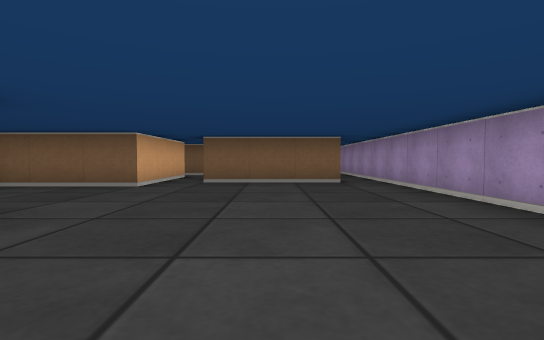
view 1 (above)

20 first-person views from a walk through a cub3D ray-caster map. The camera is about half as high as the walls, tilts 2° down and sees 85° across. The floor is counted in squares. Each view is taken from the middle of a square. On the plan, view 1 faces up. The plan holds only what a view shows up to about 9 squares ahead; the rest is blank. The place goes on beyond the plan.

view 2
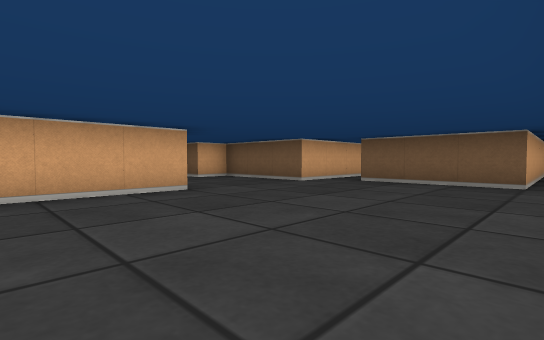

view 3
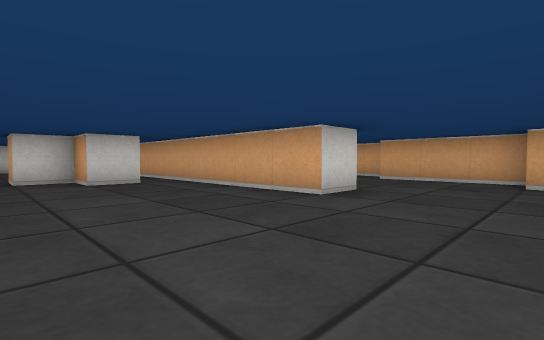

view 4
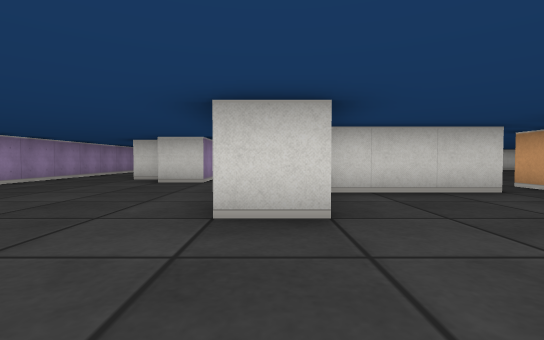

view 5
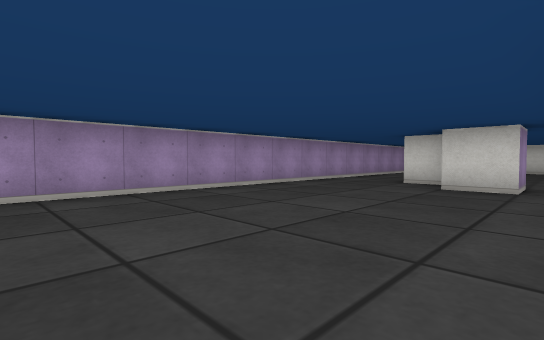

view 6
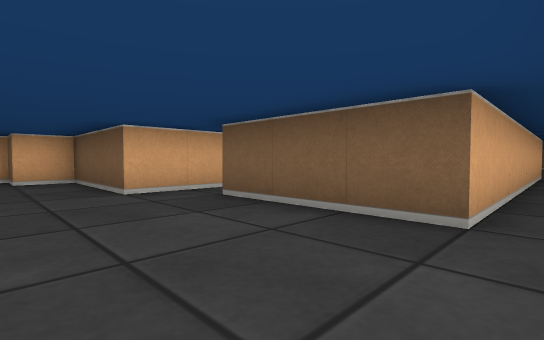

view 7
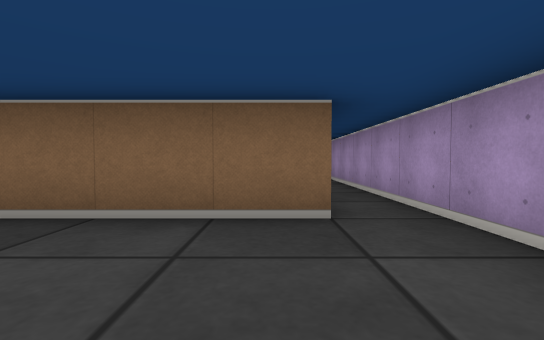

view 8
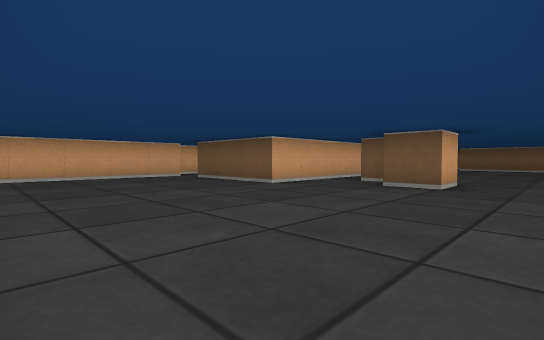

view 9
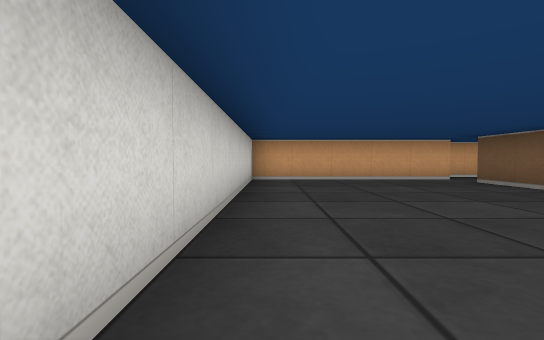

view 10
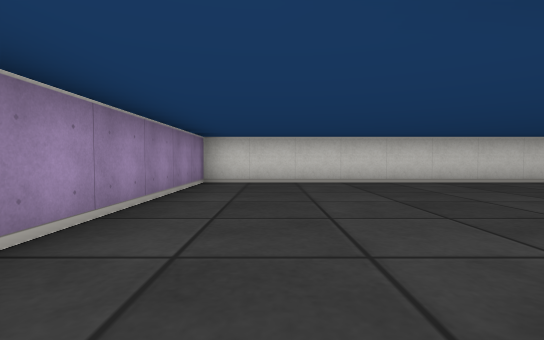

view 11
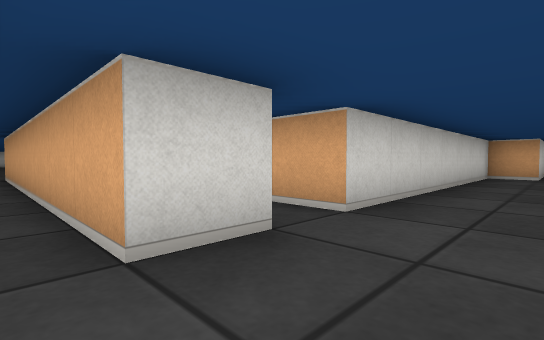

view 12
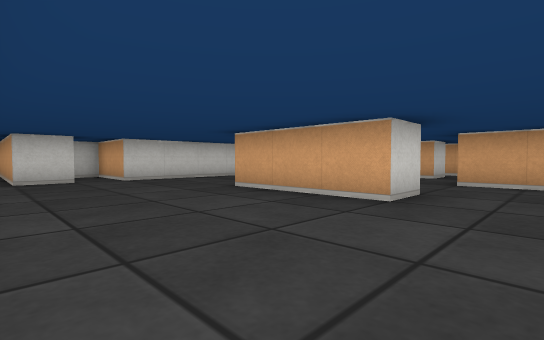

view 13
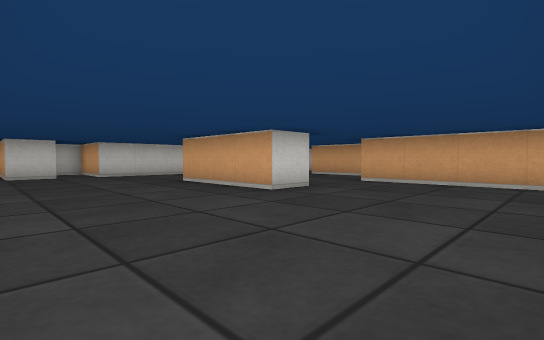

view 14
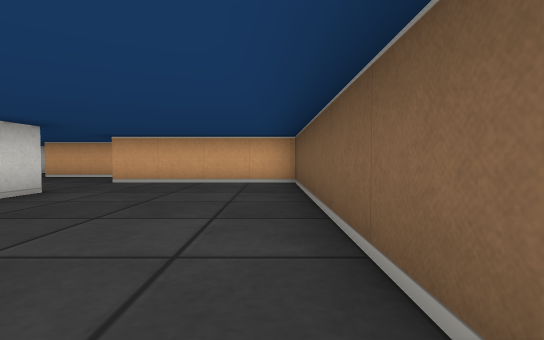

view 15
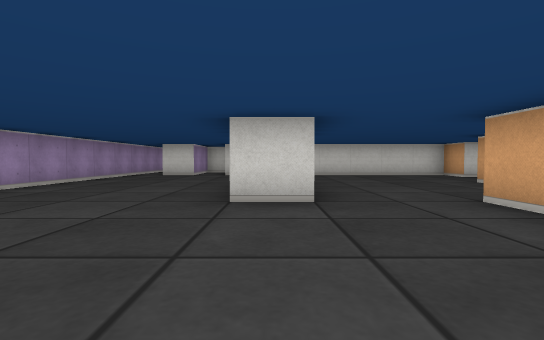

view 16
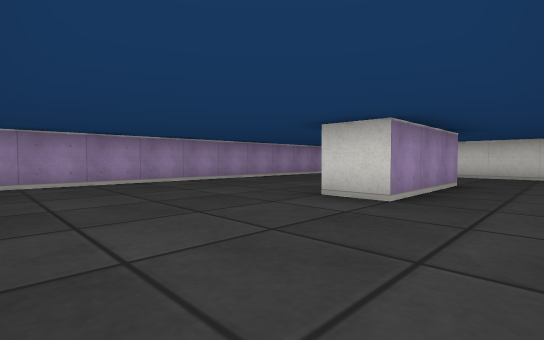

view 17
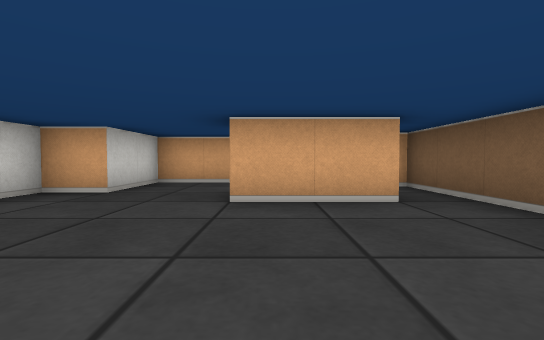

view 18
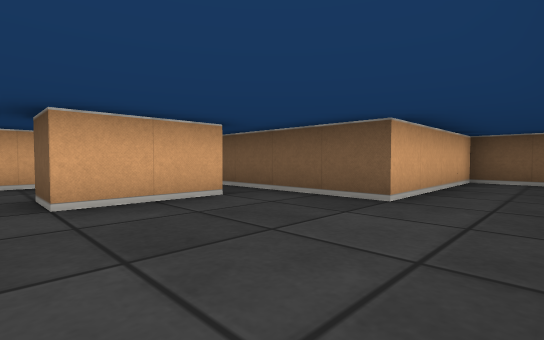

view 19
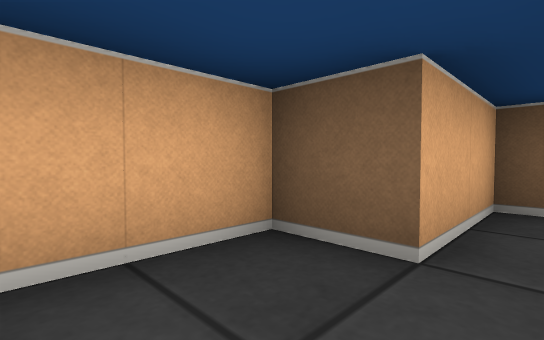

view 20
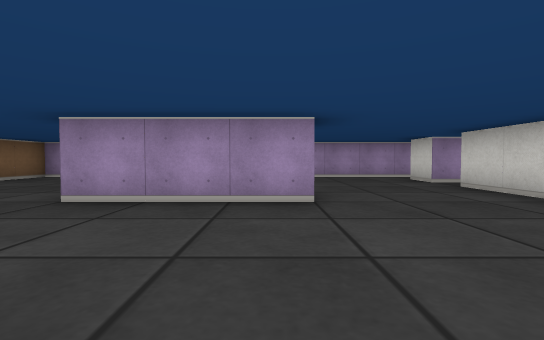

### Floor plan
Points are (right, up) in squares from view 1. A wall is a line through its corners. A room is listed if a view was taken in it or the views show most of it. See-through windows are left out.
Room 1 (views 1, 2, 3, 4, 5, 6, 7)
walls: (-2.5, 6.5) (-2.5, 5.5) (-5.5, 5.5) (-5.5, 4.5) (-6.5, 4.5) (-6.5, 1.5); (-3.6, 2.5) (-2.5, 2.5) (-2.5, -1.5); (-1.5, -1.5) (-0.5, -1.5); (-0.5, -2.5) (0.5, -2.5); (2.5, -1.5) (2.5, 11.5); (-6.6, 0.5) (-3.9, 0.5); (1.5, 14.5) (1.5, 6.5) (-1.5, 6.5)
ways out: opening at (-2, -2) to room 2; opening at (1.5, -2.5) to room 2; opening at (2, 14) to room 3; opening at (-7, 0); opening at (-2, 7.5)
Room 2 (views 8, 9, 10)
walls: (-0.9, -2.5) (-1.5, -2.5) (-1.5, -1.5); (0.5, -2.5) (0.5, -3.5) (-0.5, -3.5); (-2.5, -1.5) (-2.5, -4.5) (-5.5, -4.5); (-0.5, -1.5) (-0.5, -2.5); (-6.5, -4.4) (-6.5, -9.5) (2.5, -9.5) (2.5, -1.5)
ways out: opening at (-2, -2) to room 1; opening at (1.5, -2.5) to room 1; opening at (-6, -4)
Room 3 (views 11, 12, 13, 14, 15, 16, 17, 18, 19, 20)
walls: (-2.5, 17.4) (-2.5, 20.5) (-1.5, 20.5) (-1.5, 17.5); (-7.6, 19.5) (-6.5, 19.5) (-6.5, 17.5) (-7.5, 17.5); (0.5, 13.8) (0.5, 14.5) (1.5, 14.5); (2.5, 14) (2.5, 24.5) (-4.5, 24.5) (-4.5, 20.5) (-8.5, 20.5) (-8.5, 18.5) (-9.5, 18.5) (-9.5, 15.5) (-7.5, 15.5) (-7.5, 14.5) (-0.5, 14.5) (-0.5, 12.5) (0.1, 12.5)
ways out: opening at (2, 14) to room 1

Where each view was taken, in squares from view 1:
view 1: 0 up, 0 right, facing up
view 2: 0 up, 2 right, facing up-left
view 3: 5 up, 1 right, facing down-left
view 4: 5 up, 3 left, facing down
view 5: 4 up, 2 left, facing down-right
view 6: 4 up, 2 right, facing up-left
view 7: 4 up, 1 right, facing up
view 8: 9 down, 2 right, facing up-left
view 9: 9 down, 1 right, facing left
view 10: 3 down, 1 right, facing down
view 11: 16 up, 2 right, facing down-left
view 12: 22 up, 2 right, facing down-left
view 13: 24 up, 2 right, facing down-left
view 14: 24 up, 2 right, facing left
view 15: 24 up, 2 left, facing down
view 16: 24 up, 4 left, facing down-right
view 17: 18 up, 3 left, facing left
view 18: 17 up, 3 left, facing up-left
view 19: 17 up, 8 left, facing up-left
view 20: 18 up, 6 left, facing right
